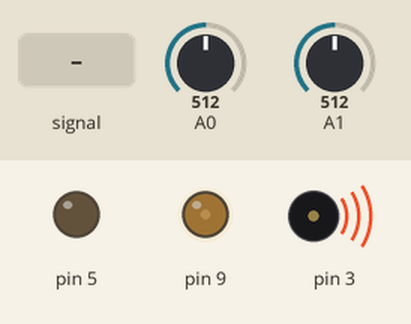
Bench run of a sketch on a simulated Arduino Uno, built with avr-gcc and run on an emulated ATmega328P. Shown: output pins drawn as LEDs (lit = HIGH), buzzer (waves = sounding). The test bench sets the inputs (shaded band); at power-on: A0 = 512, A1 = 512. Pins used as bus, display or sensor lines are not drawn; what the sketch prints to the serial monitor is not drawn.

Above: at 1.2 s.
1.3 s: A0 fed a 2 Hz sine of ±306 counts around its level
At 4.2 s:
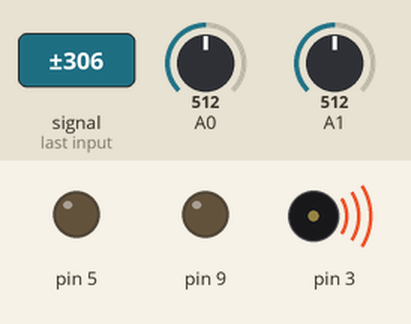
4.3 s: A0 set to 0
At 5.4 s:
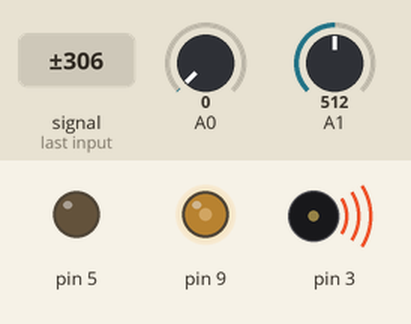
7.3 s: A0 set to 18
At 7.9 s:
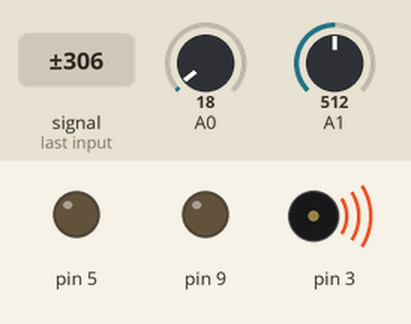
10.3 s: A1 set to 245
At 11.4 s:
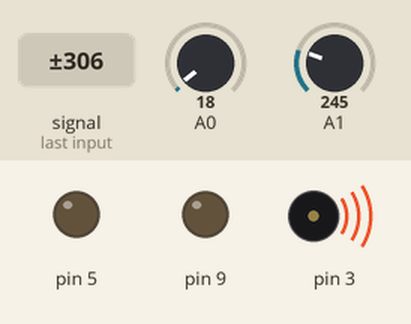
13.3 s: A1 set to 0
Timing chart, 0 to 19.0 s (numbered marks = the images above; inputs shaded):
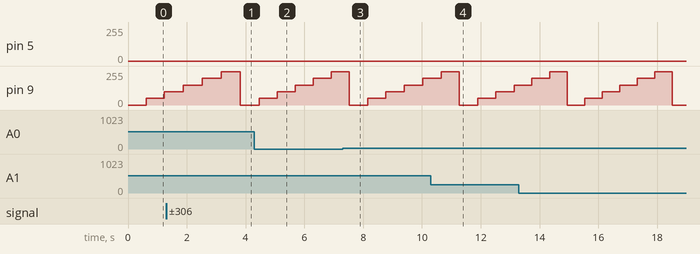

The sketch:

act_ard.ino
```cpp
#include <SPI.h>

const int ss = 10;
long int val7 = 0;
long int val6 = 0;
long int val8 = 0;
long int val9 = 0;
long int val10 = 0;
long int val11 = 0;
long int val12 = 0;
long int val13 = 0;
long int val14 = 0;
long int val15 = 0;
long int val16 = 0;
long int val17 = 0;
long int take_reading(void);
void switch_to_x(void);
void switch_to_y(void);
void ads_sleep(void);
void ads_wakeup(void);
void sync_conv(void);

int i=0;

void setupPWM16() {
    DDRB |= _BV(PB1) | _BV(PB2);        /* set pins as outputs */
    TCCR1A = _BV(COM1A1) | _BV(COM1B1)  /* non-inverting PWM */
        | _BV(WGM11);                   /* mode 14: fast PWM, TOP=ICR1 */
    TCCR1B = _BV(WGM13) | _BV(WGM12)
        | _BV(CS10);                    /* no prescaling */
    ICR1 = 0x0400;                      /* TOP counter value */
}
void analogWrite16(uint8_t pin, uint16_t val)
{
    switch (pin) {
        case  9: OCR1A = val; break;
        case 10: OCR1B = val; break;
    }
}
void setup() {
  // put your setup code here, to run once:
digitalWrite(3,OUTPUT);
digitalWrite(5,OUTPUT);
digitalWrite(6,OUTPUT);
tone(3,60000);
setupPWM16();
  Serial.begin(500000);
  pinMode(ss,OUTPUT);
  TCCR0B = TCCR0B & B11111000 | B00000001; //prescaler is set to 1 with base frequency of 62.5KHz
 // analogWrite(3,128);
  tone(3,60000);
  digitalWrite(ss, HIGH);
  SPI.begin();
  delayMicroseconds(600);
  //FOR RESETTING
  SPI.beginTransaction(SPISettings(200000,MSBFIRST,SPI_MODE1));
  digitalWrite(ss,LOW);
  delayMicroseconds(0.01);
  SPI.transfer(B00000110);//reset
  delayMicroseconds(1.75);
  digitalWrite(ss,HIGH);
  SPI.endTransaction();

  //FOR SELF OFFSET CALLIBRATION
  SPI.beginTransaction(SPISettings(200000,MSBFIRST,SPI_MODE1));
  digitalWrite(ss,LOW);
  delayMicroseconds(0.01);
  SPI.transfer(B01100010);//SELFCAL
  SPI.transfer(B11111111);
  SPI.transfer(B11111111);
  SPI.transfer(B11111111);
  SPI.transfer(B11111111);
  delayMicroseconds(1.75);
  digitalWrite(ss,HIGH);
  SPI.endTransaction();

  //FOR STOPPING CONTINOUS MODE
  SPI.beginTransaction(SPISettings(200000,MSBFIRST,SPI_MODE1));
  digitalWrite(ss,LOW);
  delayMicroseconds(0.01);
  SPI.transfer(B00010110);//SDATAC
  delayMicroseconds(1.75);
  digitalWrite(ss,HIGH);
  SPI.endTransaction();

  //FOR SETTING INTERNAL REFERENCE
  SPI.beginTransaction(SPISettings(200000,MSBFIRST,SPI_MODE1));
  digitalWrite(ss,LOW);
  delayMicroseconds(0.01);
  SPI.transfer(B01000010);// WREG
  SPI.transfer(B00000000); // FOR WRITING 1 BYTE
  SPI.transfer(B00110000); // FOR SELECTING INTERNAL REFERENCE IN MUX1
  SPI.transfer(B11111111); // NOP?
  delayMicroseconds(1.75);
  digitalWrite(ss,HIGH);
  SPI.endTransaction();

  //FOR SETTING PGA AND DATA RATE
  SPI.beginTransaction(SPISettings(200000,MSBFIRST,SPI_MODE1));
  digitalWrite(ss,LOW);
  delayMicroseconds(0.01);
  SPI.transfer(B01000011);// WREG
  SPI.transfer(B00000000); // FOR WRITING 1 BYTE
  SPI.transfer(B00011000); // FOR SETTING PGA=120, 320SPS in SYS0
  SPI.transfer(B11111111); // NOP?
  delayMicroseconds(1.75);
  digitalWrite(ss,HIGH);
  SPI.endTransaction();

  //FOR SYNC ADC CONVERSIONS
  SPI.beginTransaction(SPISettings(200000,MSBFIRST,SPI_MODE1));
  digitalWrite(ss,LOW);
  delayMicroseconds(0.01);
  SPI.transfer(B00000100);//SYNC
  delayMicroseconds(1.75);
  digitalWrite(ss,HIGH);
  SPI.endTransaction();

  switch_to_x();
}

void loop() {
  // put your main code here, to run repeatedly:
for(int i=0;i<1023;i=i+200)
{
analogWrite16(9, i);

  for(int j=0;j<=255;j=j+1)
  {
    analogWrite(5,j);
    //delay(10);
    float x_reading = (float)((analogRead(A0)*5.0)/1023)*1000;
    for(int k=0;k<3;k++){
    x_reading = (x_reading + (float)((analogRead(A0)*5.0)/1023)*1000)/2;
    //analogWrite(5,(45*x_reading));
    }
    x_reading = (x_reading + (3)*val6 + (3)*val7 + (3)*val10)/10;

//    Serial.print(",");
   val10=val7;
   val7=val6;
   val6 = x_reading;

   float y_reading = (float)((analogRead(A1)*5.0)/1023)*1000;
    for(int k=0;k<3;k++){
    y_reading = (y_reading + (float)((analogRead(A1)*5.0)/1023)*1000)/2;
    //analogWrite(5,(45*x_reading));
    }
    y_reading = (y_reading + (3)*val8 + (3)*val9 + (3)*val9)/10;

//    Serial.print(",");
   val11 = val9;
   val9 = val8;
   val8 = y_reading;

   float current = x_reading;
   float voltage = (y_reading - x_reading);
    Serial.print(current);
    Serial.print(",");
    Serial.println(voltage);
//    Serial.println(y_reading);
  }
  val6=val7=val8=val9=val10=val11=0;
}
}

long int take_reading(){
  SPI.beginTransaction(SPISettings(200000,MSBFIRST,SPI_MODE1));
  digitalWrite(ss,LOW);
  delayMicroseconds(0.01);
  SPI.transfer(B00010010);//RDATA
  byte a=SPI.transfer(B11111111); //NO  OP
  byte b=SPI.transfer(B11111111); //NO  OP
  long int value = (((a<<8)| b)>>5)*32;
  delayMicroseconds(1.75);
  digitalWrite(ss,HIGH);
  SPI.endTransaction();
  return value;
}

 void switch_to_y()
{
  //FOR SWITCHING TO FETCH STEP INPUT
  SPI.beginTransaction(SPISettings(200000,MSBFIRST,SPI_MODE1));
  digitalWrite(ss,LOW);
  delayMicroseconds(0.01);
  SPI.transfer(B01000000);// WREGINTO MUX0
  SPI.transfer(B00000000); // FOR WRITING 1 BYTE
  SPI.transfer(B00011110); // FOR SELECTING AIN2 as positive input and AIN3 as negative input
  SPI.transfer(B11111111); // NOP?
  delayMicroseconds(1.75);
  digitalWrite(ss,HIGH);
  SPI.endTransaction();
}

 void switch_to_x()
{
  //FOR SWITCHING TO FETCH RAMP INPUT
  SPI.beginTransaction(SPISettings(200000,MSBFIRST,SPI_MODE1));
  digitalWrite(ss,LOW);
  delayMicroseconds(0.01);
  SPI.transfer(B01000000);// WREGINTO MUX0
  SPI.transfer(B00000000); // FOR WRITING 1 BYTE
  SPI.transfer(B00100110); // FOR SELECTING AIN3 as positive input and AIN6 as negative input
  SPI.transfer(B11111111); // NOP?
  delayMicroseconds(1.75);
  digitalWrite(ss,HIGH);
  SPI.endTransaction();
}

void sync_conv()
{
  //FOR SYNC ADC CONVERSIONS
  SPI.beginTransaction(SPISettings(200000,MSBFIRST,SPI_MODE1));
  digitalWrite(ss,LOW);
  delayMicroseconds(0.01);
  SPI.transfer(B00000100);//SYNC
  delayMicroseconds(1.75);
  digitalWrite(ss,HIGH);
  SPI.endTransaction();
}

void ads_wakeup()
{
  //WAKEUP
  SPI.beginTransaction(SPISettings(200000,MSBFIRST,SPI_MODE1));
  digitalWrite(ss,LOW);
  delayMicroseconds(0.01);
  SPI.transfer(B00000000);//WAKEUP
  SPI.transfer(B11111111);//NOP
  delayMicroseconds(1.75);
  digitalWrite(ss,HIGH);
  SPI.endTransaction();

}

void ads_sleep()
{
  //SLEEP
  SPI.beginTransaction(SPISettings(200000,MSBFIRST,SPI_MODE1));
  digitalWrite(ss,LOW);
  delayMicroseconds(0.01);
  SPI.transfer(B00000010);//SLEEP
  delayMicroseconds(1.75);
  digitalWrite(ss,HIGH);
  SPI.endTransaction();
}
```

Measured:
- after the input at 1.3 s, pin 5: stays 0/255 (without the input it goes to 188/255 after 2.9 s)
- after the input at 4.3 s, pin 5: stays 0/255 (without the input it goes to 97/255 after 3.0 s)
- after the input at 7.3 s, pin 5: stays 0/255 (without the input it goes to 68/255 after 2.8 s)
- after the input at 10.3 s, pin 5: stays 0/255 (without the input it goes to 18/255 after 2.9 s)
- by itself, pin 9: ramps from 0/255 to 249/255 and jumps back, once every 3.6 s
